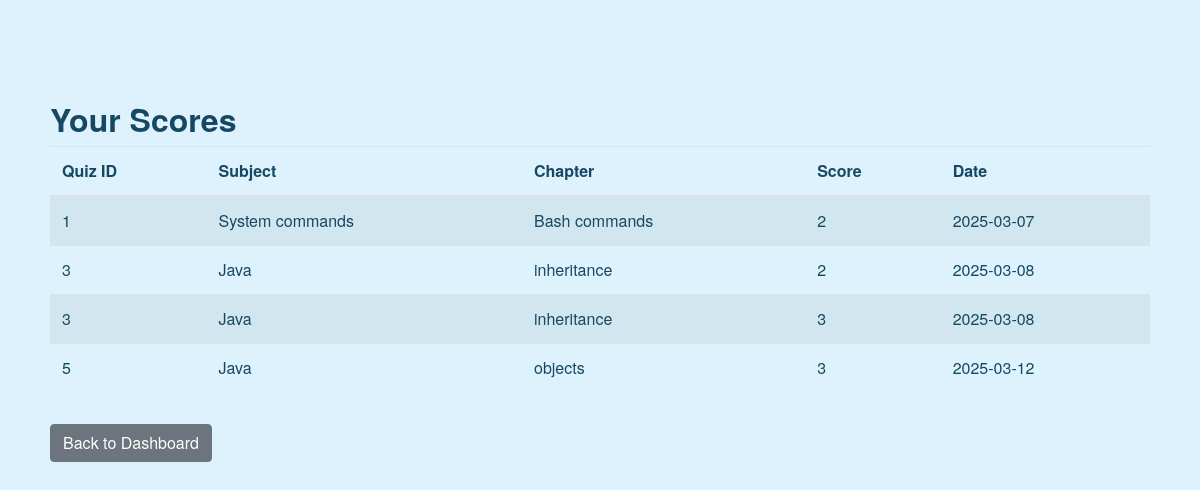
Screenshot of /user/scores (signed in) with the database file from the repository.
### controllers/models.py (models this page shows, shortened)
class Score(db.Model):
    __tablename__ = 'scores'
    id = db.Column(db.Integer, primary_key=True)
    quiz_id = db.Column(db.Integer, db.ForeignKey('quizzes.id'), nullable=False)
    user_id = db.Column(db.Integer, db.ForeignKey('users.id'), nullable=False)
    timestamp = db.Column(db.DateTime, default=datetime.utcnow)
    total_scored = db.Column(db.Integer, nullable=False)

class Quiz(db.Model):
    __tablename__ = 'quizzes'
    id = db.Column(db.Integer, primary_key=True)
    chapter_id = db.Column(db.Integer, db.ForeignKey('chapters.id'), nullable=False)
    date_of_quiz = db.Column(db.DateTime, nullable=False)
    time_duration = db.Column(db.String(50), nullable=False)  # Format: "HH:MM"
    remarks = db.Column(db.Text)
    questions = db.relationship('Question', backref='quiz',lazy=True)
    scores = db.relationship('Score', backref='quiz', lazy=True)

class Subject(db.Model):
    __tablename__ = 'subjects'
    id = db.Column(db.Integer, primary_key=True)
    name = db.Column(db.String(100), unique=True, nullable=False)
    description = db.Column(db.Text)
    chapters = db.relationship('Chapter', backref='subject', lazy=True)#related data is loaded when accessed by chapter

class Chapter(db.Model):
    __tablename__ = 'chapters'
    id = db.Column(db.Integer, primary_key=True)
    name = db.Column(db.String(100), nullable=False)
    description = db.Column(db.Text)
    subject_id = db.Column(db.Integer, db.ForeignKey('subjects.id', ondelete="CASCADE"), nullable=False)
    quizzes = db.relationship('Quiz', backref='chapter', lazy=True)

### controllers/user_routes.py (the view)
    @app.route('/user/scores')
    def user_scores():
        if 'user_id' not in session:
            flash("Please log in first.", "warning")
            return redirect(url_for('login'))
        user_id = session.get('user_id')
        scores = Score.query.filter_by(user_id=user_id).all()
        return render_template('user_scores.html', scores=scores)

### templates/user_scores.html (shortened to what this page needs)
{% extends 'base.html' %}
{% block content %}
<div class="container mt-4">
  <h2>Your Scores</h2>
  {% if scores %}
    <table class="table table-striped">
      <thead>
        <tr>
          <th>Quiz ID</th>
          <th>Subject</th>
          <th>Chapter</th>
          <th>Score</th>
          <th>Date</th>
        </tr>
      </thead>
      <tbody>
        {% for score in scores %}
          <tr>
            <td>{{ score.quiz.id }}</td>
            <td>{{ score.quiz.chapter.subject.name }}</td>
            <td>{{ score.quiz.chapter.name }}</td>
            <td>{{ score.total_scored }}</td>
            <td>{{ score.timestamp.strftime('%Y-%m-%d') }}</td>
          </tr>
        {% endfor %}
      </tbody>
    </table>
  {% else %}
    <p>no quizzes taken yet.</p>
  {% endif %}
  <a href="{{ url_for('user_dashboard') }}" class="btn btn-secondary mt-3">Back to Dashboard</a>
</div>
{% endblock %}

### static/styles.css (style rules this page uses)
body { background-color: #DDF2FD; font-family: 'Helvetica Neue', Helvetica, Arial, sans-serif; color: #164863; margin: 0; padding: 0; }
.container { padding: 20px; margin-top: 20px; }
h1, h2, h3, h4, h5, h6 { color: #164863; font-weight: bold; }

### rows the page displays
Score: quiz.id "1", quiz.chapter.subject.name "System commands", quiz.chapter.name "Bash commands", total_scored "2", timestamp "2025-03-07"
Score: quiz.id "3", quiz.chapter.subject.name "Java", quiz.chapter.name "inheritance", total_scored "2", timestamp "2025-03-08"
Score: quiz.id "3", quiz.chapter.subject.name "Java", quiz.chapter.name "inheritance", total_scored "3", timestamp "2025-03-08"
Score: quiz.id "5", quiz.chapter.subject.name "Java", quiz.chapter.name "objects", total_scored "3", timestamp "2025-03-12"
